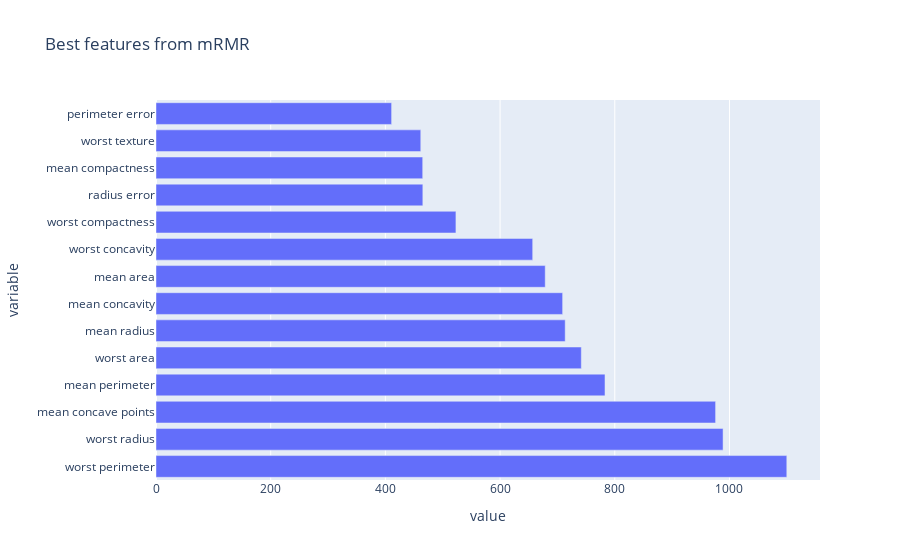

Here is the notebook cell this chart was saved with:
### Code cell
px.bar(df_mRMR, y='variable', x='value', title = 'Best features from mRMR')

### Figure 1 — Plotly figure (JSON) as saved in the notebook; plotly's stock layout.template omitted (floating-point values rounded to 4 significant figures)
{"data": [{"alignmentgroup": "True", "hovertemplate": "value=%{x}<br>variable=%{y}<extra></extra>", "legendgroup": "", "marker": {"color": "#636efa"}, "name": "", "offsetgroup": "", "orientation": "h", "showlegend": false, "textposition": "auto", "type": "bar", "x": [1100.0, 988.8, 975.8, 782.9, 741.7, 713.5, 709.1, 678.7, 656.9, 523.0, 465.3, 465.1, 461.7, 410.8], "xaxis": "x", "y": ["worst perimeter", "worst radius", "mean concave points", "mean perimeter", "worst area", "mean radius", "mean concavity", "mean area", "worst concavity", "worst compactness", "radius error", "mean compactness", "worst texture", "perimeter error"], "yaxis": "y"}], "layout": {"barmode": "relative", "legend": {"tracegroupgap": 0}, "title": {"text": "Best features from mRMR"}, "xaxis": {"anchor": "y", "domain": [0, 1], "title": {"text": "value"}}, "yaxis": {"anchor": "x", "domain": [0, 1], "title": {"text": "variable"}}}}
